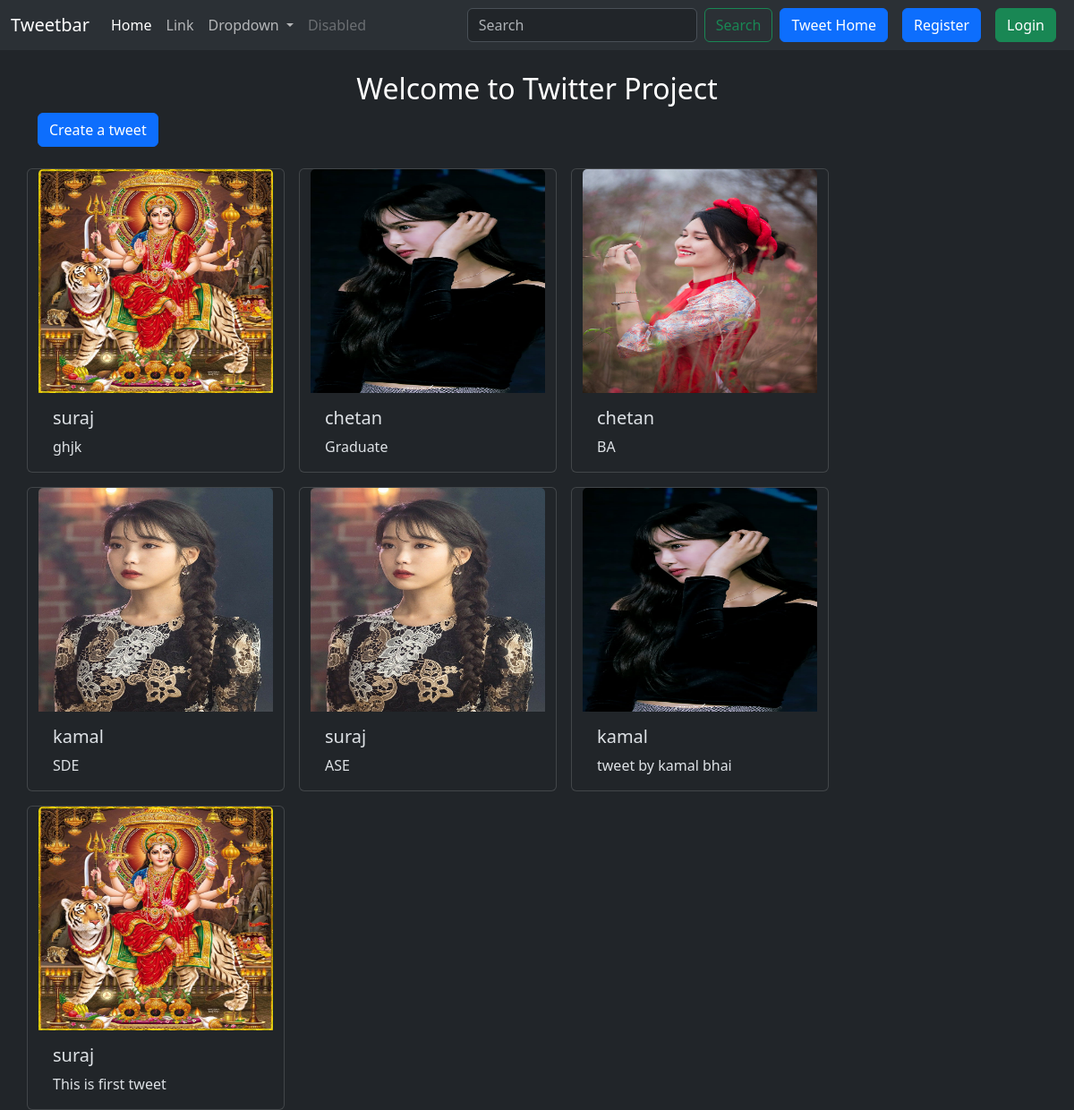
Before: / with the older database file.
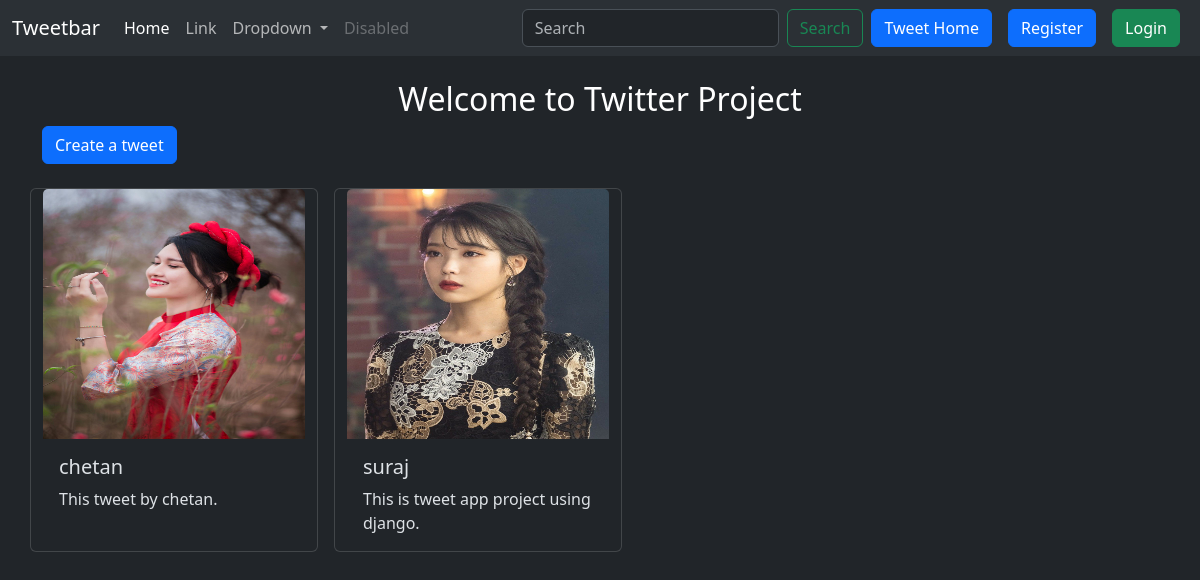
After: the same page with the newer database file.
### tweet/models.py (models this page shows)
class Tweet(models.Model):
    user= models.ForeignKey(User, on_delete=models.CASCADE)
    text= models.TextField(max_length=240)
    photo= models.ImageField(upload_to='photos/', blank=True, null=True)
    created_at= models.DateTimeField(auto_now_add=True)
    updated_at= models.DateTimeField(auto_now=True)

### tweet/views.py (the view)
# urls.py: path('', views.tweet_list, name='tweet_list'),
def tweet_list(request):
    tweets= Tweet.objects.all().order_by('-created_at')
    return render(request, 'tweet_list.html', {'tweets': tweets})

### tweet/templates/tweet_list.html (shortened to what this page needs)
{% extends "layout.html" %}
{% block content %}
<h2 class= 'text-white text-center mt-4'>Welcome to Twitter Project</h2>
<a class='btn btn-primary mb-4' href="{% url 'tweet_create' %}">Create a tweet</a>
<div class="conatiner row gap-3">
    {% for tweet in tweets %}
    <div class="card" style="width: 18rem;">
        <img src="{{tweet.photo.url}}" class="card-img-top" alt="..." width="400" height="250">
        <div class="card-body">
          <h5 class="card-title">{{tweet.user.username}}</h5>
          <p class="card-text">{{tweet.text}}</p>
        </div>
      </div>
    {% endfor %}
</div>
{% endblock %}

Changed rows visible on the page:
removed Tweet: photo (picture), user.username "suraj", text "ghjk"
removed Tweet: photo (picture), user.username "chetan", text "Graduate"
removed Tweet: photo (picture), user.username "kamal", text "SDE"
removed Tweet: photo (picture), user.username "kamal", text "tweet by kamal bhai"
removed Tweet: photo (picture), user.username "suraj", text "This is first tweet"
changed Tweet "chetan": text "BA" → "This tweet by chetan."
changed Tweet "suraj": text "ASE" → "This is tweet app project using django."
